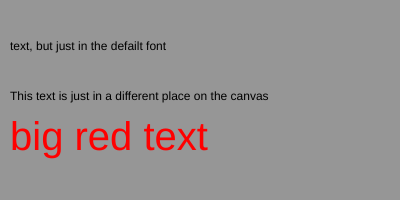
Frame 1 (no input)
Frame 60 (no input): identical to frame 1, image omitted
Frame 120 (the mouse pressed at the canvas centre since frame 60): identical to frame 1, image omitted

The p5.js sketch that drew this single still picture (run headless with seeded random() and noise() and a simulated clock; from frame 60 on, the mouse is pressed at the canvas centre):

// p5.js sketch
// ── sketch.js
function setup() {
  createCanvas(400,200);
  background(150);
}

function draw() {
  background(150);
  fill(0);
  textSize(12);
  text("text, but just in the defailt font", 10, 50);
  text("This text is just in a different place on the canvas",10,100);
  fill(255,0,0);
  textSize(40);
  text("big red text",10,150);
}
